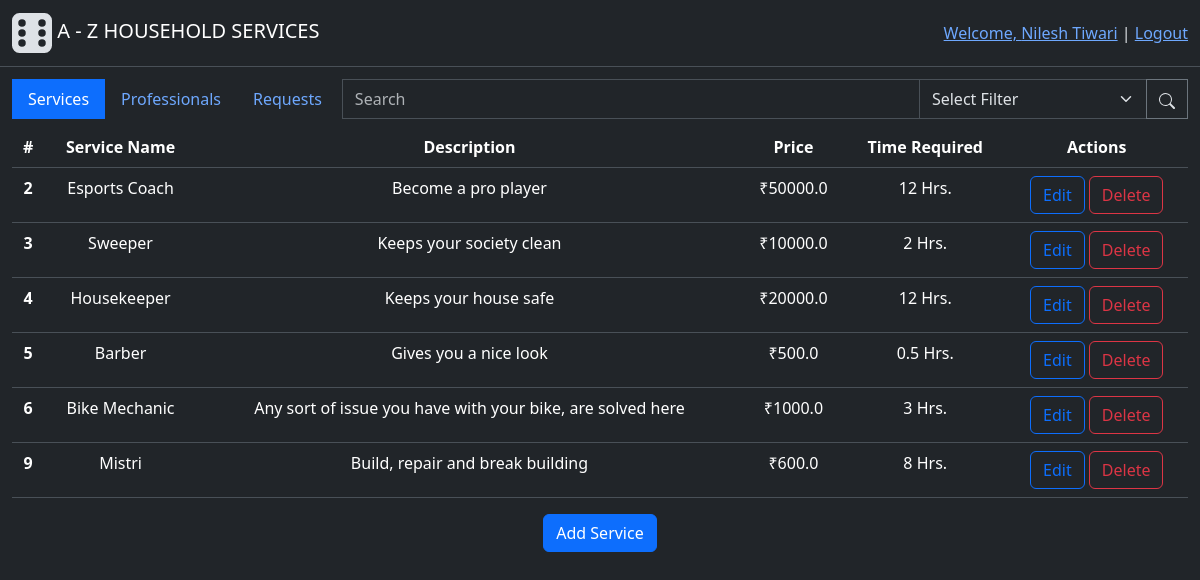
/admin (signed in), run on the app's committed database.
### backend/modals.py (models this page shows)
class User(db.Model, UserMixin):
    id = db.Column(db.Integer(), primary_key=True)
    email = db.Column(db.String(60), unique=True, nullable=False)
    password = db.Column(db.String(), nullable=False)
    role = db.Column(db.Integer(), nullable=False, default=1) # 0-Admin, 1-Customer, 2-Professional
    name = db.Column(db.String(30), nullable=False)
    address = db.Column(db.String(100), nullable=False)
    pincode = db.Column(db.Integer(), nullable=False)
    status = db.Column(db.Integer(), nullable=False, default=1) # 0-inactive, 1-active
    service_requests = db.relationship("ServiceRequest", cascade="all, delete", backref="customer", lazy=True) # For accessing all the service requests created by a user(customer)
    professional_info = db.relationship("Professional", cascade="all, delete", backref="user", uselist=False) # one to one relation for accessing futher professional info
    def capitalised_name(self):
        return self.name.title()

class Service(db.Model):
    id = db.Column(db.Integer(), primary_key=True)
    name = db.Column(db.String(30),unique=True, nullable=False)
    desc = db.Column(db.String(500), nullable=False)
    time_required = db.Column(db.Integer(), nullable=False) # Time required (in Hrs)
    price = db.Column(db.Float(), nullable=False)
    status = db.Column(db.Integer(), nullable=False, default=1) # 0-inactive, 1-active
    service_requests = db.relationship("ServiceRequest", cascade="all, delete", backref="services", lazy=True) # For accessing all the service requests having common service
    def capitalised_name(self):
        return self.name.title()

### backend/controllers.py (the view)
@app.route("/admin")
@login_required
def admin_page():
    services = Service.query.filter_by(status=1)
    profesionals = User.query.filter_by(role=2)
    return render_template("admin_dashboard.html", services=services, profesionals=profesionals)

### app.py (called while the page is built)
def setup_app(): #Initializations
    app = Flask(__name__)
    app.config["SQLALCHEMY_DATABASE_URI"] = "sqlite:///household_services.sqlite3" # Database file name
    app.config["SECRET_KEY"] = "123456"
    db.init_app(app) # Connecting database to flask app
    app.app_context().push() #Direct access to other modules
    login_manager = LoginManager(app) # For manageing user sessions
    login_manager.login_view = "login_page" # Redirect to "login_page" route funtion if some try to access restricted route
    login_manager.login_message_category = "info"
    @login_manager.user_loader
    def load_user(user_id):
        return User.query.get(int(user_id))
    app.debug=True

### templates/admin_dashboard.html (shortened to what this page needs)
{% extends "base.html" %}
{% block content %}
    <div class="main">
        <div class="row">
            <div class="input-group">
                    <ul class="nav nav-pills" id="pills-tab" role="tablist">
                        <li class="nav-item" role="presentation">
                        <button style="border-radius: 0;" class="nav-link active" id="pills-home-tab" data-bs-toggle="pill" data-bs-target="#pills-home" type="button" role="tab" aria-controls="pills-home" aria-selected="true">Services</button>
                        </li>
                        <li class="nav-item" role="presentation">
                        <button style="border-radius: 0;" class="nav-link" id="pills-profile-tab" data-bs-toggle="pill" data-bs-target="#pills-profile" type="button" role="tab" aria-controls="pills-profile" aria-selected="false">Professionals</button>
                        </li>
                        <li class="nav-item" role="presentation">
                        <button style="border-radius: 0;" class="nav-link" id="pills-contact-tab" data-bs-toggle="pill" data-bs-target="#pills-contact" type="button" role="tab" aria-controls="pills-contact" aria-selected="false">Requests</button>
                        </li>
                    </ul>
                    <input style="width: 400px;" type="text" class="form-control ms-1" placeholder="Search">
                    <select class="form-select" aria-label="Default select example">
                        <option selected>Select Filter</option>
                      </select>
                    <button style="border-radius: 0;" class="btn btn-outline-secondary" type="button" id="button-addon2">
                        <img  src="/static/image/icons/search.svg">
                    </button>
            </div>
        </div>
        <div class="tab-content" id="pills-tabContent">
            <div class="tab-pane fade show active" id="pills-home" role="tabpanel" aria-labelledby="pills-home-tab" tabindex="0">
                {% include "includes/services_tab.html" %}
            </div>
        </div>
    </div>
    <div style="height: 1000px;"></div>
{% endblock %}

### templates/base.html (shortened to what this page needs)
<!doctype html>
<html lang="en" data-bs-theme="dark">
  <head>
    <link href="https://cdn.jsdelivr.net/npm/bootstrap@5.3.3/dist/css/bootstrap.min.css" rel="stylesheet">
    <link href="/static/styles/general.css" rel="stylesheet">
  </head>
  <body>
    <div class="header">
        <nav class="navbar bg-dark border-bottom border-body" data-bs-theme="dark"">
            <div class="container-fluid">
                <a class="navbar-brand" href="{{ url_for('home_page')}}">
                    <img src="/static/image/icons/logo.svg">
                    A - Z HOUSEHOLD SERVICES
                </a>
                {% if current_user.is_authenticated %}
                  <div>
                    <a class="active" aria-current="page" href="{{ url_for('login_page') }}">Welcome, {{ current_user.capitalised_name() }}</a>
                    |
                    <a class="active" aria-current="page" href="{{ url_for('logout') }}">Logout</a>
                  </div>
                {% else %}
                  <div>
                    <a class="active" aria-current="page" href="{{ url_for('login_page') }}">Login</a>
                    |
                    <a class="active" aria-current="page" href="{{ url_for('professional_signup_page') }}">Register As Professional</a>
                  </div>
                {% endif %}
            </div>
        </nav>
    </div>
    {% block content %}
    {% endblock %}
  </body>
</html>

### templates/includes/services_tab.html
<table class="table mt-2">
    <thead>
      <tr>
        <th scope="col">#</th>
        <th scope="col">Service Name</th>
        <th scope="col">Description</th>
        <th scope="col">Price</th>
        <th scope="col">Time Required</th>
        <th scope="col">Actions</th>
      </tr>
    </thead>
    <tbody>
        {% for service in services %}
            <tr>
                <th scope="row">{{service.id}}</th>
                <td>{{service.capitalised_name()}}</td>
                <td style="max-width: 600px;">{{service.desc}}</td>
                <td>&#8377;{{service.price}}</td>
                <td>{{service.time_required}} Hrs.</td>
                <td>
                    <a href="edit_service/{{service.id}}"><button class="btn btn-outline-primary">Edit</button></a>
                    <a href="delete_service/{{service.id}}"><button class="btn btn-outline-danger">Delete</button></a>
                </td>
            </tr>
        {% endfor %}
    </tbody>
</table>
<a href="{{ url_for('add_service') }}"><button class="btn btn-primary">Add Service</button></a>

### static/styles/general.css (style rules this page uses)
.main { margin: 1%; text-align: center; }

### data on the page
User: capitalised_name "Nilesh Tiwari"
Service: id "2", capitalised_name "Esports Coach", desc "Become a pro player", price "50000.0", time_required "12"
Service: id "3", capitalised_name "Sweeper", desc "Keeps your society clean", price "10000.0", time_required "2"
Service: id "4", capitalised_name "Housekeeper", desc "Keeps your house safe", price "20000.0", time_required "12"
Service: id "5", capitalised_name "Barber", desc "Gives you a nice look", price "500.0", time_required "0.5"
Service: id "6", capitalised_name "Bike Mechanic", desc "Any sort of issue you have with your bike, are solved here", price "1000.0", time_required "3"
Service: id "9", capitalised_name "Mistri", desc "Build, repair and break building", price "600.0", time_required "8"
